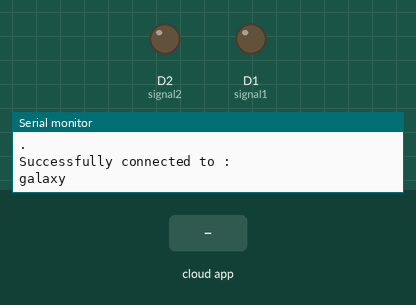
Bench run of a sketch on a simulated ESP8266 (Wemos D1 mini). Parts: output pins drawn as LEDs (lit = HIGH), the last lines printed to the serial monitor. Inputs (shaded band) come from the test bench. WiFi joins after 1.5 s; servers stay silent unless stated; the Firebase database answers and starts empty.

Above: at 3.7 s.
3.8 s: the phone or cloud app sets switch2 to control
At 5.2 s:
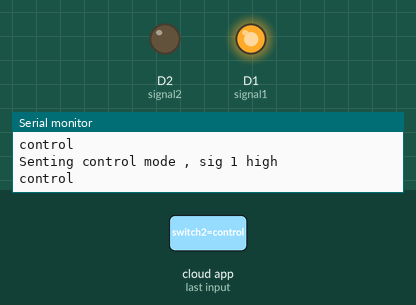
5.5 s: the phone or cloud app sets lock to closed
At 6.3 s:
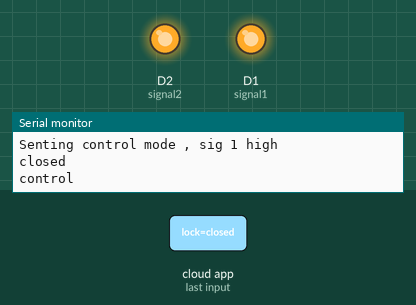
7.0 s: the phone or cloud app sets switch2 to follow
At 8.6 s:
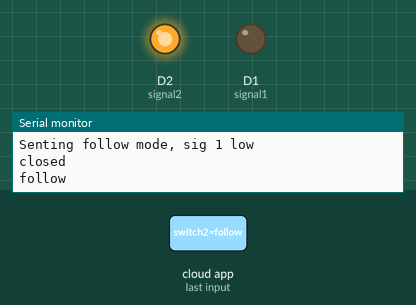
8.9 s: the phone or cloud app sets lock to opened
At 9.7 s:
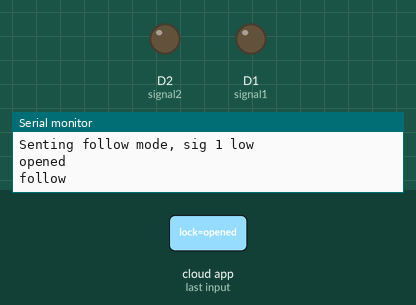
Timing chart, 0 to 11.5 s (numbered marks = the images above; inputs shaded):
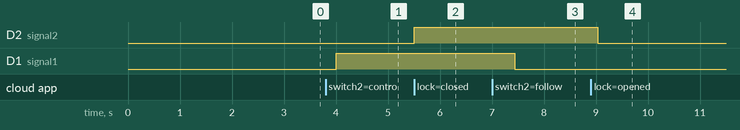

The sketch:

d1mini.ino
```cpp
 #include <ESP8266WiFi.h>
#include <FirebaseArduino.h>
#include <ArduinoJson.h>
#include <ESP8266HTTPClient.h>
#include<SoftwareSerial.h>
#define FIREBASE_HOST "follower-robot-default-rtdb.firebaseio.com"      //-->https://esp8266control-8aa15-default-rtdb.firebaseio.com/
#define FIREBASE_AUTH "tRX1qSLfgi3gT96BcUF2hF3pkcWf3DkeBCWxRM2R"
#define signal1 D1
#define signal2 D2
const char* ssid ="galaxy";
const char* password ="galaxy1234";

String switch2;
String lock;


void setup(){
  pinMode(D1,OUTPUT);
  pinMode(D2,OUTPUT);
  Serial.begin(9600);
  delay(500);
  WiFi.begin(ssid,password);
  Serial.println("");
  Serial.println("Connecting");
  while(WiFi.status()!=WL_CONNECTED){
    Serial.println(".");
    delay(1000);
    }
   Serial.println("Successfully connected to : ");
   Serial.print(ssid);
   Serial.println("");

   Firebase.begin(FIREBASE_HOST,FIREBASE_AUTH);
   digitalWrite(signal1,LOW);
   digitalWrite(signal2,LOW);
  }
void loop(){

  switch2= Firebase.getString("switch2");
  lock= Firebase.getString("lock");

  if(Firebase.failed()){
    Serial.println("Geting  /Value failed : ");
    delay(500);
    return;
    }

    if(lock=="closed"){
      digitalWrite(signal2,HIGH);
      Serial.println("Senting lock closed, sig 2 high");
      }
    if(lock=="opened"){
        digitalWrite(signal2,LOW);
        Serial.println("Senting lock openeded, sig 2 low");
        }

    if(switch2=="control"){
      digitalWrite(signal1,HIGH);
      Serial.println("Senting control mode , sig 1 high");
      }

    if(switch2=="follow"){
      digitalWrite(signal1,LOW);
      Serial.println("Senting follow mode, sig 1 low");
      }

   Serial.println(lock);
   Serial.println(switch2);
  }
```

Measured:
- after the input at 3.8 s, D1 (signal1): LOW → HIGH after 0.20 s
- after the input at 5.5 s, D2 (signal2): LOW → HIGH at once
- after the input at 7.0 s, D1 (signal1): HIGH → LOW after 0.44 s
- after the input at 8.9 s, D2 (signal2): HIGH → LOW after 0.13 s
